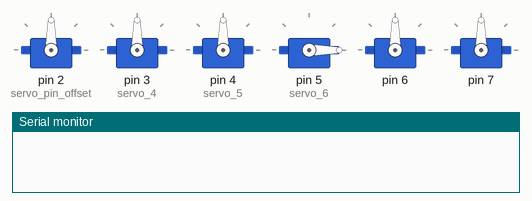
A sketch run on a simulated Arduino Uno, built with avr-gcc and run on an emulated ATmega328P. Shown: 6 × servo, the last lines printed to the serial monitor.

Above: at 0.1 s.
At 9.84 s:
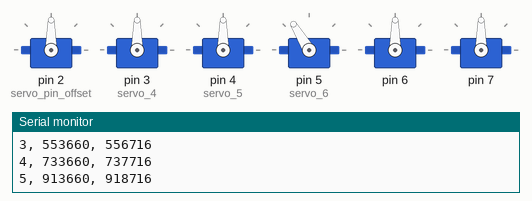
At 19.95 s:
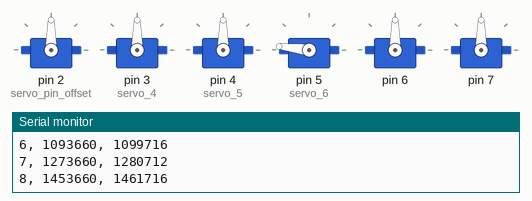
At 39.59 s:
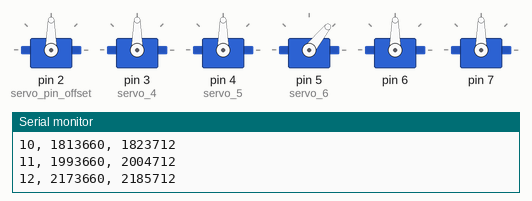
Timing chart, 0 to 40.0 s (numbered marks = the images above):
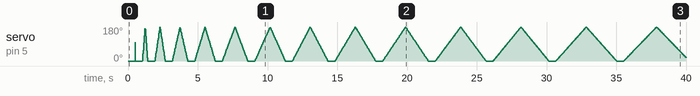

The sketch:

characterization.ino
```cpp
#include "motor_tests.hpp"
#include <Arduino.h>

// Function that printf and related will use to print
int serial_putchar(char c, FILE* f) {
    if (c == '\n') serial_putchar('\r', f);
    return Serial.write(c) == 1? 0 : 1;
}

/* --------------------------- Environment Setup ---------------------*/

// Setup for non garbage printing to console
// https://arduino.stackexchange.com/questions/176/how-do-i-print-multiple-variables-in-a-string
FILE serial_stdout;

/* ------------------------ Main() Functions -----------------------*/

void setup() {
    Serial.begin(9600);
    setup_servos();
    fdev_setup_stream(&serial_stdout, serial_putchar, NULL, _FDEV_SETUP_WRITE);
    stdout = &serial_stdout;
}

void loop() {
  delay_to_speed_test(servo_4);
  while(1) {}
}
```

motor_tests.hpp
```cpp
#include <Servo.h>
#include <Arduino.h>

#define servo_pin_offset 2

typedef enum {
  servo_1 = 0,
  servo_2,
  servo_3,
  servo_4,
  servo_5,
  servo_6,
  num_servos
} servos_idx_e;

Servo servos[num_servos];

void setup_servos() {
  servos[servo_1].attach(servo_1 + servo_pin_offset); // pin 2
  servos[servo_2].attach(servo_2 + servo_pin_offset); // pin 3
  servos[servo_3].attach(servo_3 + servo_pin_offset); // pin 4
  servos[servo_4].attach(servo_4 + servo_pin_offset); // pin 5
  servos[servo_5].attach(servo_5 + servo_pin_offset); // pin 6
  servos[servo_6].attach(servo_6 + servo_pin_offset); // pin 7
}

void read_test(servos_idx_e servo) {
  while(1) {
    printf("%d\r\n", servos[servo].read());
  }
}

void delay_to_speed_test(servos_idx_e servo) {
  const int max_delay = 30;
  const int min_angle = 0;
  const int max_angle = 180;
  long int start_time = 0;
  long int middle_time = 0;
  long int end_time = 0;
  long int time_fwd = 0;
  long int time_bkwd = 0;

  for (int i = 0; i < max_delay; i++) {
    servos[servo].write(0);
    delay(500);

    start_time = micros();
    for (int a = min_angle; a < max_angle; a++) {
      servos[servo].write(a);
      delay(i);
    }

    middle_time = micros();
    for (int a = max_angle; a >= min_angle; a--) {
      servos[servo].write(a);
      delay(i);
    }

    end_time = micros();
    time_fwd = middle_time-start_time;
    time_bkwd = end_time-middle_time;

    Serial.print(i);
    Serial.print(", ");
    Serial.print(time_fwd);
    Serial.print(", ");
    Serial.println(time_bkwd);
  }
}
```
